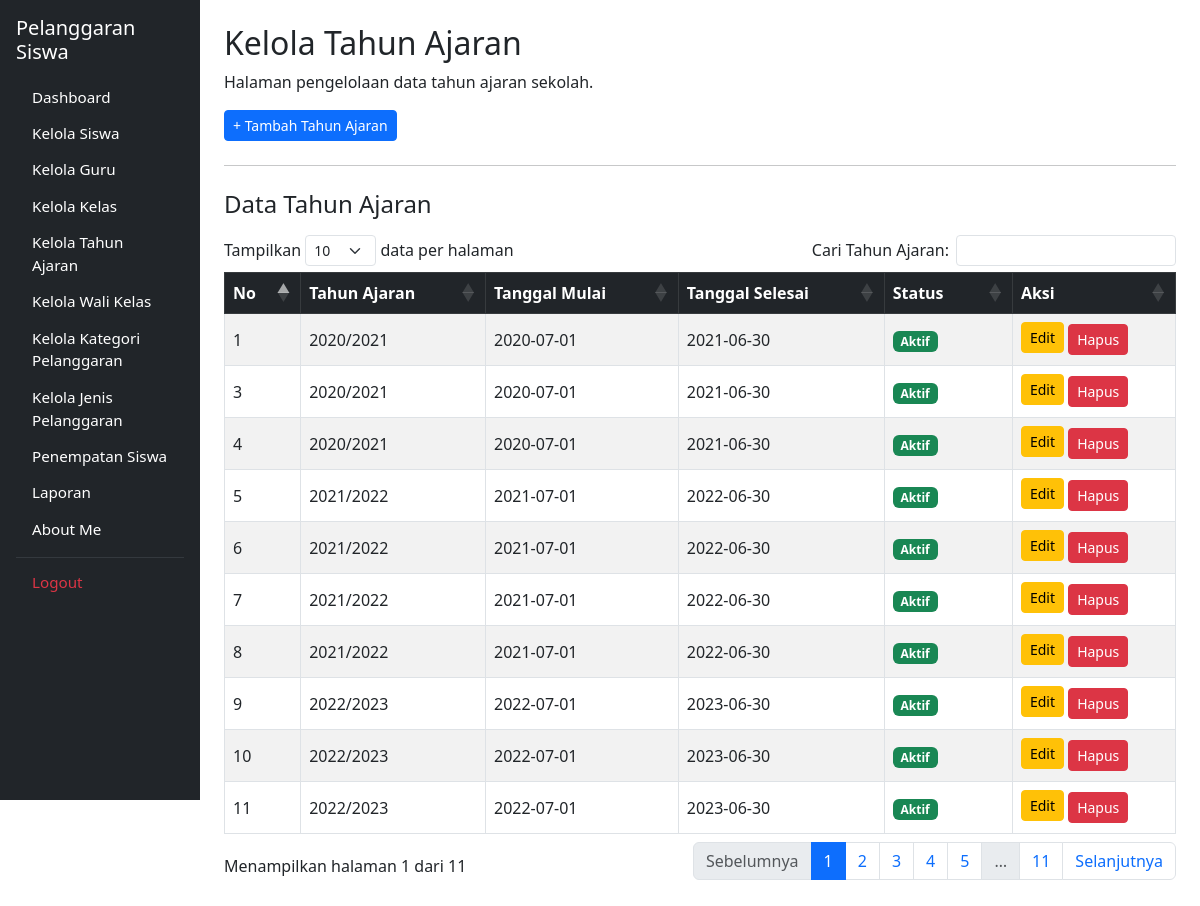
Before: /kelola_tahun_ajaran.php (signed in) with the older database file.
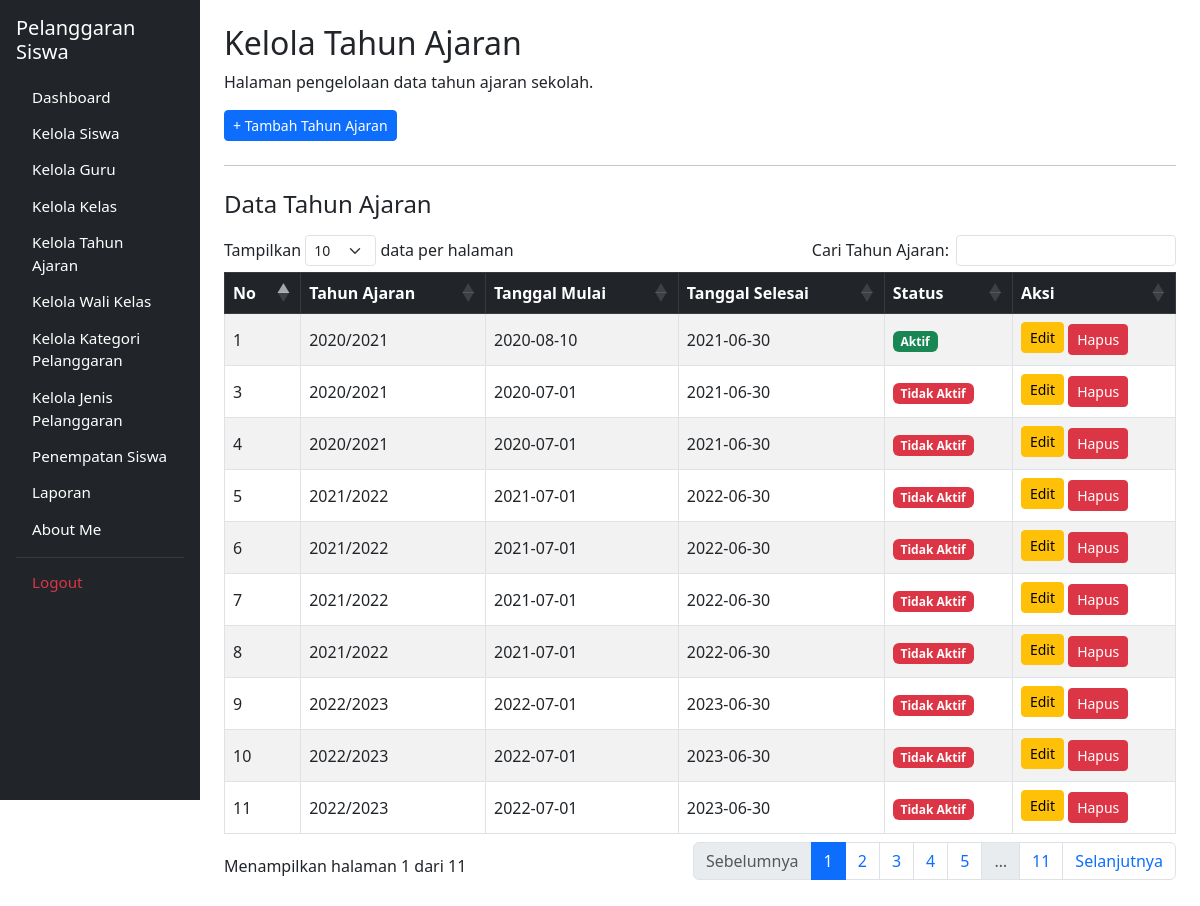
After: the same page with the newer database file.
### tables this page shows
CREATE TABLE `t_tahun_ajaran` (
  `id` int(11) NOT NULL,
  `nama` varchar(20) DEFAULT NULL,
  `tanggal_mulai` date NOT NULL,
  `tanggal_selesai` date NOT NULL,
  `status_aktif` tinyint(1) NOT NULL,
  `created_at` timestamp NOT NULL DEFAULT current_timestamp(),
  `updated_at` timestamp NOT NULL DEFAULT current_timestamp()
);

### kelola_tahun_ajaran.php (the view, shortened to what the changed rows need)
<?php
include 'config/koneksi.php';
$query = mysqli_query($koneksi, "
    SELECT * FROM t_tahun_ajaran
    ORDER BY id ASC
");
?>
<!DOCTYPE html>
<html lang="id">
<head>
    <link href="https://cdn.jsdelivr.net/npm/bootstrap@5.3.0/dist/css/bootstrap.min.css" rel="stylesheet">
    <link rel="stylesheet" href="https://cdn.datatables.net/1.13.6/css/dataTables.bootstrap5.min.css">
</head>
<body>
<div class="container-fluid">
    <div class="row">
        <main class="col-md-9 col-lg-10 p-4">
            <h2>Kelola Tahun Ajaran</h2>
            <div class="table-responsive">
                <table id="tabelTahunAjaran" class="table table-bordered table-striped align-middle" style="width:100%">
                    <thead class="table-dark">
                        <tr>
                            <th>No</th>
                            <th>Tahun Ajaran</th>
                            <th>Tanggal Mulai</th>
                            <th>Tanggal Selesai</th>
                            <th>Status</th>
                            <th>Aksi</th>
                        </tr>
                    </thead>
                    <tbody>
                        <?php
                        if ($query && mysqli_num_rows($query) > 0) {
                            while ($row = mysqli_fetch_assoc($query)) {
                        ?>
                            <tr>
                                <td><?= htmlspecialchars($row['id']); ?></td>
                                <td><?= htmlspecialchars($row['nama']); ?></td>
                                <td><?= htmlspecialchars($row['tanggal_mulai']); ?></td>
                                <td><?= htmlspecialchars($row['tanggal_selesai']); ?></td>
                                <td>
                                    <?php
                                    if (isset($row['status_aktif']) && $row['status_aktif'] == 1) {
                                        echo '<span class="badge bg-success">Aktif</span>';
                                    } else {
                                        echo '<span class="badge bg-danger">Tidak Aktif</span>';
                                    }
                                    ?>
                                </td>
                                <td>
                                    <a href="edit_tahun_ajaran.php?id=<?= (int) $row['id']; ?>" class="btn btn-warning btn-sm mb-1">Edit</a>
                                    <a href="hapus_tahun_ajaran.php?id=<?= (int) $row['id']; ?>"
                                       class="btn btn-danger btn-sm"
                                       onclick="return confirm('Yakin ingin menghapus tahun ajaran ini?')">
                                        Hapus
                                    </a>
                                </td>
                            </tr>
                        <?php
                            }
                        }
                        ?>
                    </tbody>
                </table>
            </div>
        </main>
    </div>
</div>
</body>
</html>

Changed rows visible on the page:
changed t_tahun_ajaran id 1: tanggal_mulai "2020-07-01" → "2020-08-10"
changed t_tahun_ajaran id 3: status_aktif "Aktif" → "Tidak Aktif"
changed t_tahun_ajaran id 4: status_aktif "Aktif" → "Tidak Aktif"
changed t_tahun_ajaran id 5: status_aktif "Aktif" → "Tidak Aktif"
changed t_tahun_ajaran id 6: status_aktif "Aktif" → "Tidak Aktif"
changed t_tahun_ajaran id 7: status_aktif "Aktif" → "Tidak Aktif"
changed t_tahun_ajaran id 8: status_aktif "Aktif" → "Tidak Aktif"
changed t_tahun_ajaran id 9: status_aktif "Aktif" → "Tidak Aktif"
changed t_tahun_ajaran id 10: status_aktif "Aktif" → "Tidak Aktif"
changed t_tahun_ajaran id 11: status_aktif "Aktif" → "Tidak Aktif"
